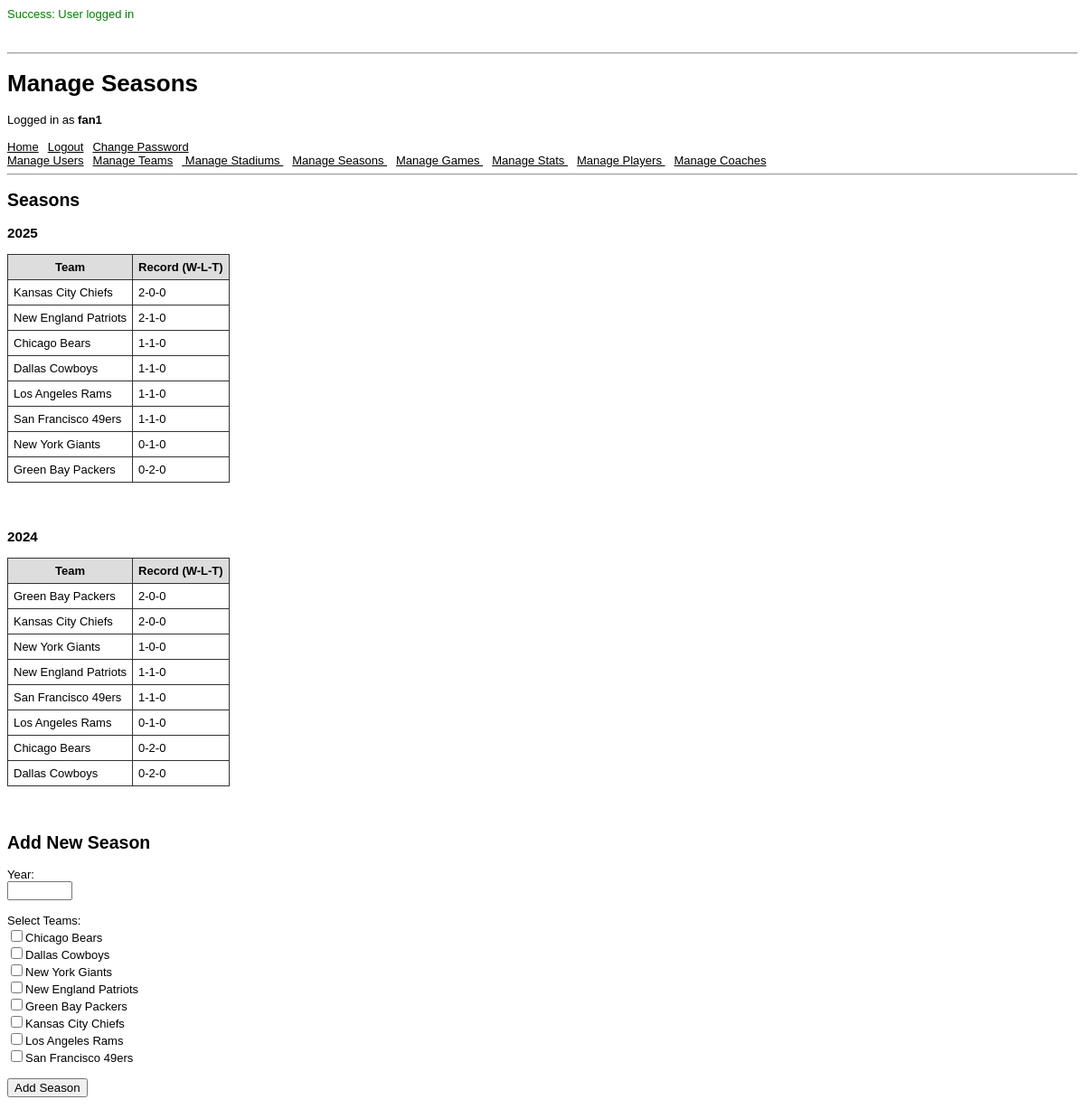
Page /pages/season_page.php (signed in) on the committed database.
### tables this page shows
CREATE TABLE Team_Season (
    team_season_id INT UNSIGNED PRIMARY KEY AUTO_INCREMENT,
    team_id        INT UNSIGNED NOT NULL,
    season_id      INT UNSIGNED NOT NULL,
    wins           INT UNSIGNED DEFAULT 0,
    losses         INT UNSIGNED DEFAULT 0,
    ties           INT UNSIGNED DEFAULT 0,

    FOREIGN KEY (team_id)
        REFERENCES Team(team_id)
        ON DELETE RESTRICT,

    FOREIGN KEY (season_id)
        REFERENCES Season(season_id)
        ON DELETE RESTRICT,

    UNIQUE (team_id, season_id)
);

CREATE TABLE Team (
    team_id    INT UNSIGNED PRIMARY KEY AUTO_INCREMENT,
    stadium_id INT UNSIGNED NOT NULL UNIQUE,
    name       VARCHAR(100) NOT NULL,
    city       VARCHAR(100) NOT NULL,
    conference VARCHAR(3)   NOT NULL,    
    division   VARCHAR(5)   NOT NULL,    

    UNIQUE (name, city),

    FOREIGN KEY (stadium_id)
        REFERENCES Stadium(stadium_id)
        ON DELETE RESTRICT
);

### pages/season_page.php (the view, shortened to what this page needs)
<?php
  require_once(__DIR__ . '/../scripts/StartSession.php');
  require_once(__DIR__ . '/../scripts/helpers.php');
  require_once(__DIR__ . '/html_components.php');
  display_view_season();
  display_add_season();
  function display_view_season() {
    global $db;
    $query = "
        SELECT
          s.season_id,
          s.year,
          t.name AS team_name,
          ts.wins,
          ts.losses,
          ts.ties
        FROM Season s
        JOIN Team_Season ts
          ON s.season_id = ts.season_id
        JOIN Team t
          ON ts.team_id = t.team_id
        ORDER BY s.year DESC, ts.wins DESC, ts.losses ASC, t.name
    ";
    $result = query_with_perms($db, $query);
    $seasons = [];
    while ($row = $result->fetch_assoc()) {
        $season_id = intval($row['season_id']);
        $seasons[$season_id]['year'] = sanitize_str($row['year']);
        $seasons[$season_id]['teams'][] = [
            'team_name' => sanitize_str($row['team_name']),
            'wins' => intval($row['wins']),
            'losses' => intval($row['losses']),
            'ties' => intval($row['ties']),
        ];
    }
    echo "<h2>Seasons</h2>";
    foreach ($seasons as $season) {
        echo "<h3>" . $season['year'] . "</h3>";
        echo "<table>";
        echo "<tr><th>Team</th><th>Record (W-L-T)</th></tr>";
        foreach ($season['teams'] as $team) {
            echo "<tr>";
            echo "<td>" . $team['team_name'] . "</td>";
            echo "<td>" . $team['wins'] . "-" . $team['losses'] . "-" . $team["ties"] . "</td>";
            echo "</tr>";
        }
        echo "</table><br>";
    }
  }
  function display_add_season() {
    global $db;
    $query = "
      SELECT team_id, name
      FROM Team
      ORDER BY city, name
    ";
    $result = query_with_perms($db, $query);
    echo "<h2>Add New Season</h2>";
    echo "<form method='post' action='../scripts/season/add_season.php'>";
    echo "<label>Year:</label><br><input type='number' name='year' min='2026' max='2100' required><br><br>";
    echo "<label>Select Teams:</label><br>";
    while ($team = $result->fetch_assoc()) {
        $team_id = intval($team['team_id']);
        $name = sanitize_str($team['name']);
        echo "<input type='checkbox' name='team_ids[]' value='$team_id'>$name<br>";
    }
    echo "<br><input type='submit' value='Add Season'>";
    echo "</form>";
  }
?>

### pages/html_components.php (style rules this page uses)
body { font-family: Arial, Helvetica, sans-serif; font-size: 13px; }
li, td, th { font-family: Arial, Helvetica, sans-serif; font-size: 13px; }
table { border-collapse: collapse; margin-bottom: 20px; }
th { background: #ddd; }
th, td { padding: 6px; border: 1px solid #333; }

### rows in the picture
team_season: team.name "New England Patriots", wins "2", losses "1", ties "0"
team: name "Chicago Bears"
team: name "Dallas Cowboys"
team: name "New York Giants"
team: name "New England Patriots"
team: name "Green Bay Packers"
team: name "Kansas City Chiefs"
team: name "Los Angeles Rams"
team: name "San Francisco 49ers"

### other values in the picture
$_SESSION['success'] "User logged in"
$title "Manage Seasons"
sanitize_str($_SESSION['UserName']) "fan1"
$season['year'] "2025"
$team['team_name'] "Kansas City Chiefs"
$team['wins'] "2"
$team['losses'] "0"
$team["ties"] "0"
$team['team_name'] "Chicago Bears"
$team['wins'] "1"
$team['losses'] "1"
$team['team_name'] "Dallas Cowboys"
$team['team_name'] "Los Angeles Rams"
$team['team_name'] "San Francisco 49ers"
$team['team_name'] "New York Giants"
